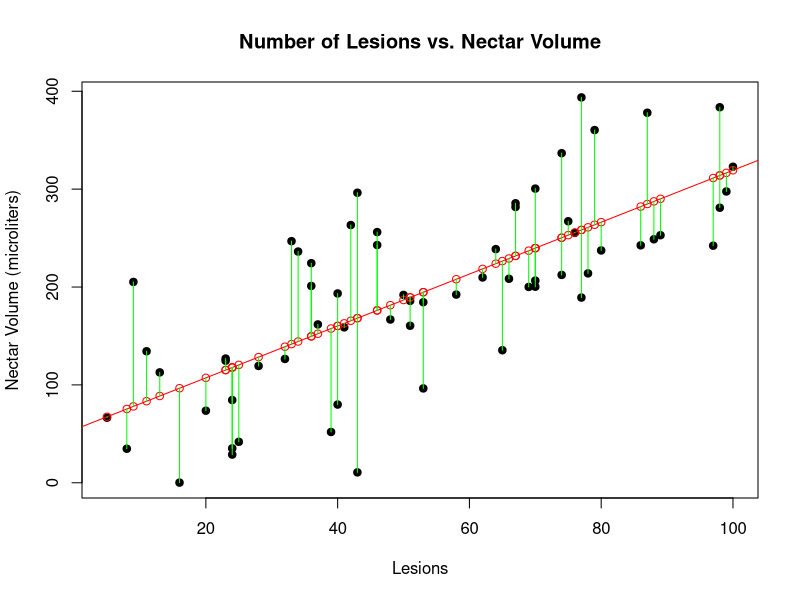
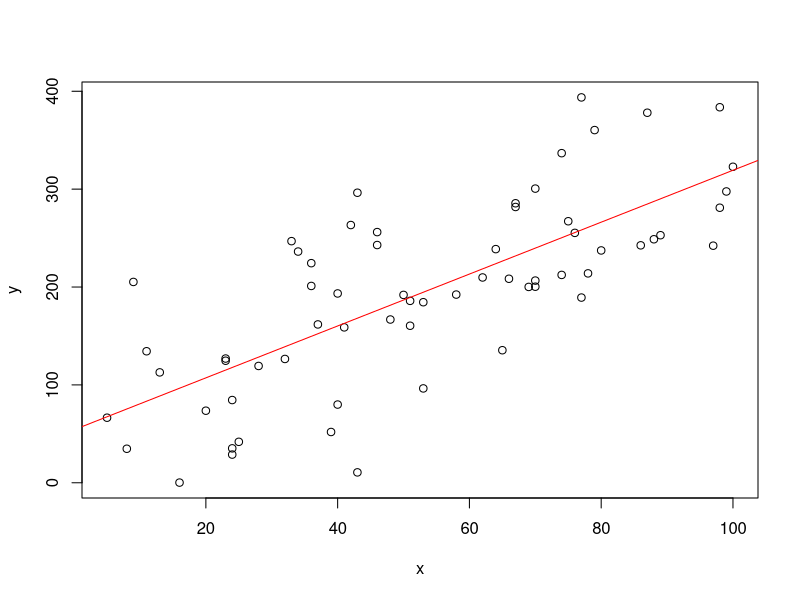

R code for these plots, in order:
# Optim for basic linear regression

#nectar.ul
y <- c(160.44, 41.85, 238.72, 383.67, 84.53, 360.34, 285.57, 267.2, 79.92, 201.09, 189.23, 200.1, 248.79, 378.07, 209.76, 206.58, 66.49, 263.33, 0.19, 191.95, 28.81, 246.87, 297.63, 252.93, 242.9, 393.72, 322.86, 256.12, 300.55, 281.77, 208.44, 200.32, 205.19, 51.89, 336.75, 34.77, 161.78, 96.41, 134.38, 236.24, 73.64, 166.8, 255.32, 185.87, 35.18, 135.43, 124.7, 126.5, 212.36, 126.93, 192.28, 213.94, 281.01, 158.78, 242.59, 237.37, 112.79, 242.23, 119.35, 193.43, 224.37, 184.48, 296.33, 10.63)

#lesions
x <- c(51, 25, 64, 98, 24, 79, 67, 75, 40, 36, 77, 69, 88, 87, 62, 70, 5, 42, 16, 50, 24, 33, 99, 89, 46, 77, 100, 46, 70, 67, 66, 70, 9, 39, 74, 8, 37, 53, 11, 34, 20, 48, 76, 51, 24, 65, 23, 32, 74, 23, 58, 78, 98, 41, 86, 80, 13, 97, 28, 40, 36, 53, 43, 43)

sink_y <- function(b,m,x) {
  y <- b + m * x
  return(y)}

#----ssq_procerr() ----------------
# Returns the sum of squares for the  model with process error. This is set up for use with optim.
# p:     Vector of initial values for i and s
# y:  Vector of data for y
# x:    Vector data for x

ssq_sink_procerr <- function(p,y,x) {
  #In the next line we refer to the parameters in p by name so that the code
  #is self documenting
  y_pred <- sink_y(b=p[1],m=p[2],x)
  d <- y - y_pred
  ssq <- sum(d^2)
  return(ssq)}

# Linear view - we'll use this to fit the model
plot.new()
plot(x,y,pch=19, main="Number of Lesions vs. Nectar Volume",xlab="Lesions",ylab="Nectar Volume (microliters)")

# Initialize parameters: ****TRY DIFFERENT STARTING VALUES TOO****
b <- 50
m <- 2

# Optimization: finding the minimum SSQ
par <- c(b,m)  #Put the starting parameters in a vector
fit <- optim( par, ssq_sink_procerr, y=y, x=x )
fit   #Note: check convergence code = 0.

# Calculate fitted model dynamics for best parameter values.
# Also called "fitted values".
y_pred <- sink_y( b=fit$par[1], m=fit$par[2], x )

# Plot fitted model over the data
points(x,y_pred,col="red")
abline(fit$par[1],fit$par[2],col="red")
segments(x,y_pred,x,y,col="green") #deviations if you want to be fancy

lmfit<-lm(y~x)
lmfit
anova(lmfit)
plot.new()
plot(x,y)
abline(lmfit,col="red")
